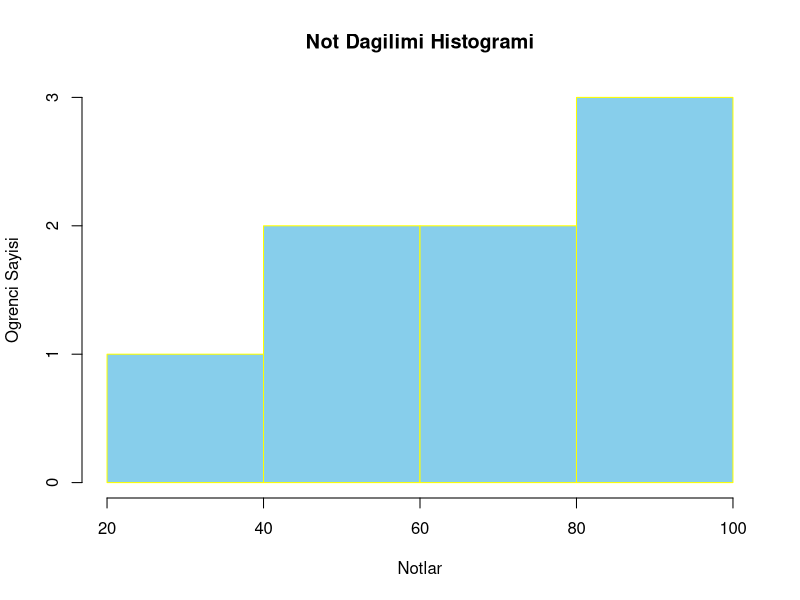

Generate this figure with R:
notlar <- c(67, 54, 89, 45, 90, 93, 33, 65)

not_analiz <- function(notlar, gecme_notu = 50) {
  ortalama <- mean(notlar)
  en_yuksek <- max(notlar)
  en_dusuk <- min(notlar)
  gecen_sayisi <- sum(notlar >= gecme_notu)
  kalan_sayisi <- sum(notlar < gecme_notu)
  
  cat("Not Analizi\n")
  cat("Ortalama Not:", ortalama, "\n")
  cat("En Yuksek Not:", en_yuksek, "\n")
  cat("En Dusuk Not:", en_dusuk, "\n")
  cat("Gecen Ogrenci Sayisi:", gecen_sayisi, "\n")
  cat("Kalan Ogrenci Sayisi:", kalan_sayisi, "\n")
  
  # Histogram cizimi
  hist(notlar,
       main = "Not Dagilimi Histogrami",
       xlab = "Notlar",
       ylab = "Ogrenci Sayisi",
       col = "skyblue",
       border = "yellow")
}
not_analiz(notlar)

